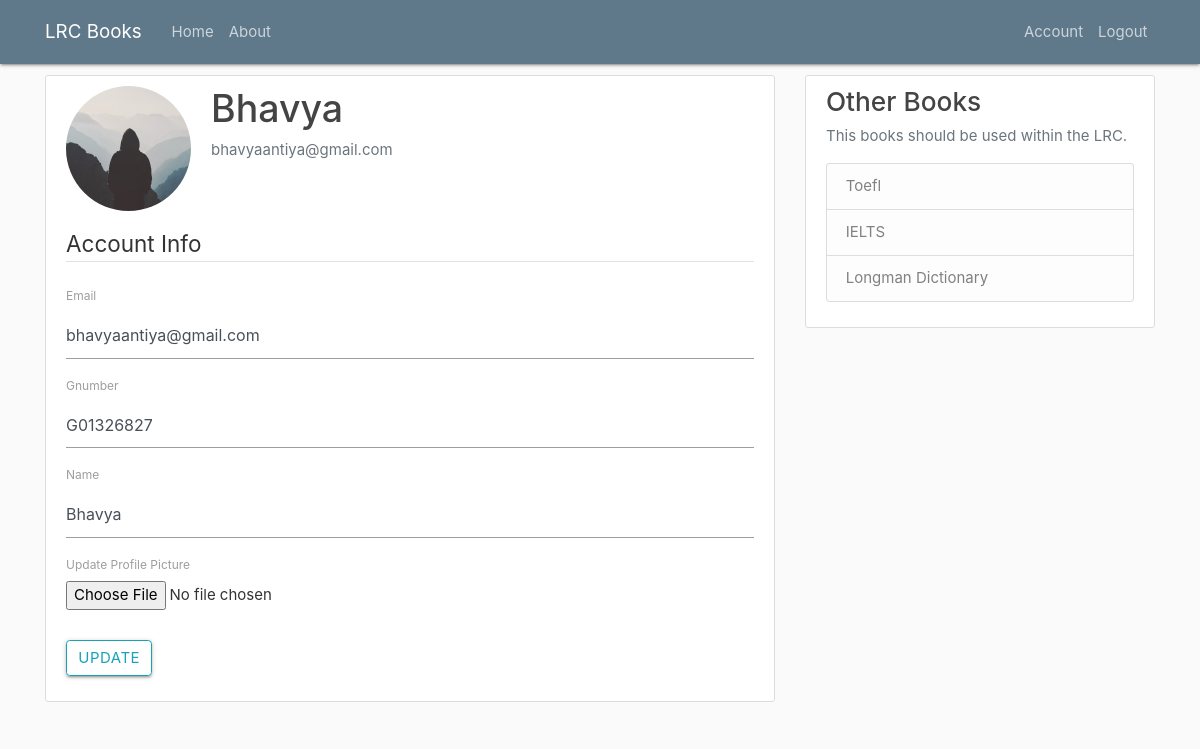
Screenshot of /account (signed in) with the database file from the repository.
### flasklrc/models.py (models this page shows, shortened)
class Students(db.Model, UserMixin):
    id = db.Column(db.Integer, primary_key=True)
    gnumber = db.Column(db.String(9), unique=True, nullable=False)
    email = db.Column(db.String(120), unique=True, nullable=False)
    name = db.Column(db.String(60), nullable=False)
    password = db.Column(db.String(60), nullable=False)
    image_file = db.Column(db.String(20), nullable=False, default='default.jpg')

### flasklrc/routes.py (the view)
@app.route("/account", methods=['GET','POST'])
@login_required
def account():
    form = UpdateAccountForm()
    if form.validate_on_submit():
        if form.picture.data:
            picture_file = save_picture(form.picture.data)
            current_user.image_file = picture_file
        current_user.gnumber = form.gnumber.data
        current_user.email = form.email.data
        current_user.name = form.name.data
        db.session.commit()
        flash('Your account has been updated!', 'success')
        return redirect(url_for('account'))
    elif request.method == 'GET':
        form.gnumber.data = current_user.gnumber
        form.email.data = current_user.email
        form.name.data = current_user.name
    image_file = url_for('static', filename='profile_pics/' + current_user.image_file)
    return render_template('account.html', title='Account',
                            image_file=image_file, form=form)

### flasklrc/forms.py (shortened to what this page needs)
class UpdateAccountForm(FlaskForm):
    email = StringField('Email', validators=[DataRequired(), Email()])
    gnumber = StringField('Gnumber',
                            validators=[DataRequired(), Length(min=9, max=9)])
    name = StringField('Name',
                            validators=[DataRequired(), Length(min=2, max=60)])
    picture = FileField('Update Profile Picture', validators=[FileAllowed(['jpg','png'])])
    submit = SubmitField('Update')

### flasklrc/models.py (called while the page is built)
@login_manager.user_loader
def load_student(gnumber):
    return Students.query.get(int(gnumber))

### flasklrc/templates/account.html (shortened to what this page needs)
{% extends "layout.html" %}
{% block content %}
    <div class="content-section">
        <div class="media">
            <img class="rounded-circle account-img" src="{{ image_file }}">
            <div class="media-body">
                <h2 class="account-heading">{{ current_user.name }}</h2>
                <p class="text-secondary">{{ current_user.email }}</p>
            </div>
        </div>
        <form method="POST" action="" enctype="multipart/form-data">
            <fieldset class="form-group">
                <legend class="border-bottom mb-4">Account Info</legend>
                <div class="form-group">
                    {{ form.email.label(class="form-control-label") }}
                    {% if form.email.errors %}
                        {{ form.email(class="form-control form-control-lg is-invalid") }}
                        <div class="invalid-feedback">
                            {% for error in form.email.errors %}
                                <span>{{ error }}</span>
                            {% endfor %}
                        </div>
                    {% else %}
                        {{ form.email(class="form-control form-control-lg") }}
                    {% endif %}
                </div>
                <div class="form-group">
                    {{ form.gnumber.label(class="form-control-label") }}
                    {% if form.gnumber.errors %}
                        {{ form.gnumber(class="form-control form-control-lg is-invalid") }}
                        <div class="invalid-feedback">
                            {% for error in form.gnumber.errors %}
                                <span>{{ error }}</span>
                            {% endfor %}
                        </div>
                    {% else %}
                        {{ form.gnumber(class="form-control form-control-lg") }}
                    {% endif %}
                </div>
                <div class="form-group">
                    {{ form.name.label(class="form-control-label") }}
                    {% if form.name.errors %}
                        {{ form.name(class="form-control form-control-lg is-invalid") }}
                        <div class="invalid-feedback">
                            {% for error in form.name.errors %}
                                <span>{{ error }}</span>
                            {% endfor %}
                        </div>
                    {% else %}
                        {{ form.name(class="form-control form-control-lg") }}
                    {% endif %}
                </div>
                <div class="form-group">
                    {{ form.picture.label() }}
                    {{ form.picture(class="form-control-file") }}
                </div>
            </fieldset>
            <div class="form-group">
                {{ form.submit(class="btn btn-outline-info") }}
            </div>
        </form>
    </div>
{% endblock content %}

### flasklrc/static/main.css (style rules this page uses)
body { background: #fafafa; color: #333333; margin-top: 5rem; }
h1, h2, h3, h4, h5, h6 { color: #444444; }
.content-section { background: #ffffff; padding: 10px 20px; border: 1px solid #dddddd; border-radius: 3px; margin-bottom: 20px; }
.account-img { height: 125px; width: 125px; margin-right: 20px; margin-bottom: 16px; }
.account-heading { font-size: 2.5rem; }

### rows the page displays
Students: name "Bhavya", email "bhavyaantiya@gmail.com", gnumber "G01326827"
